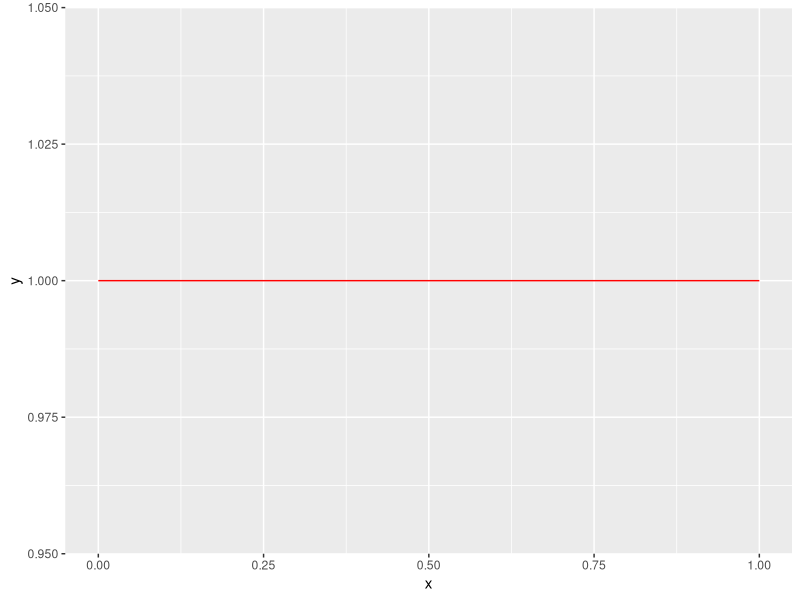
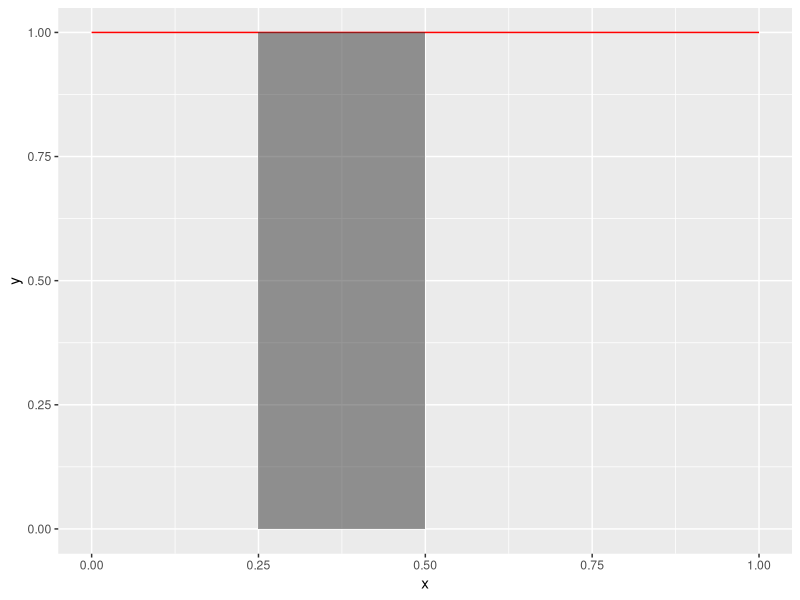
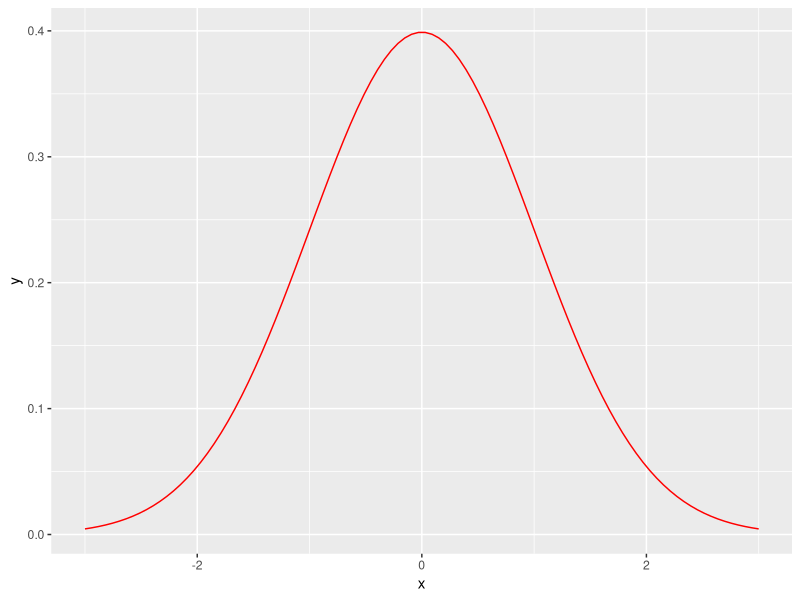
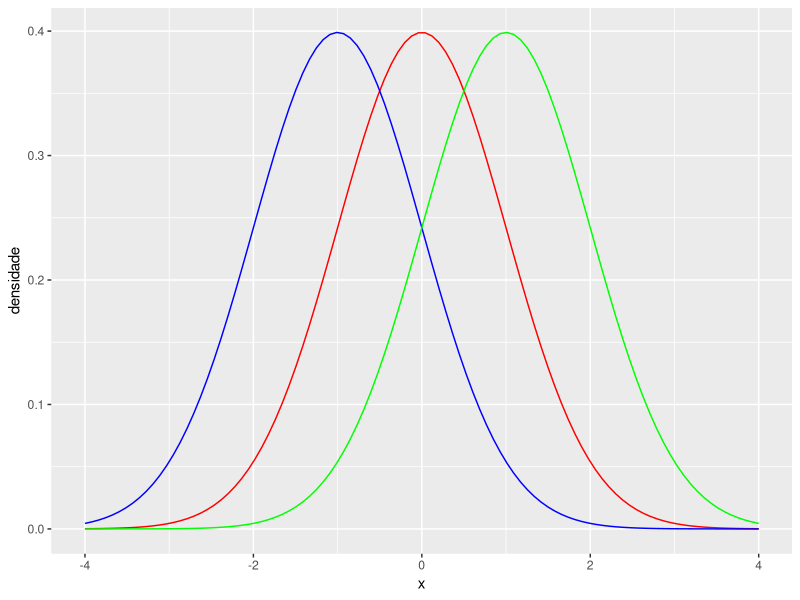
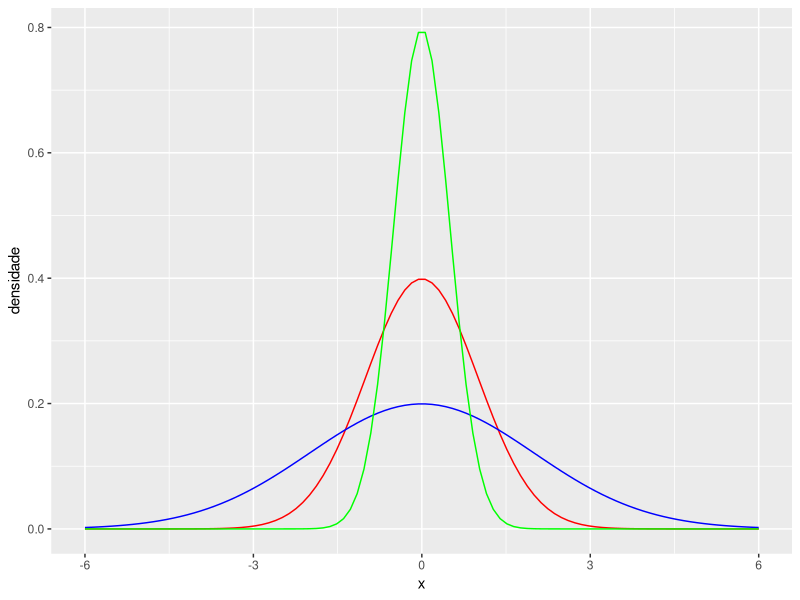
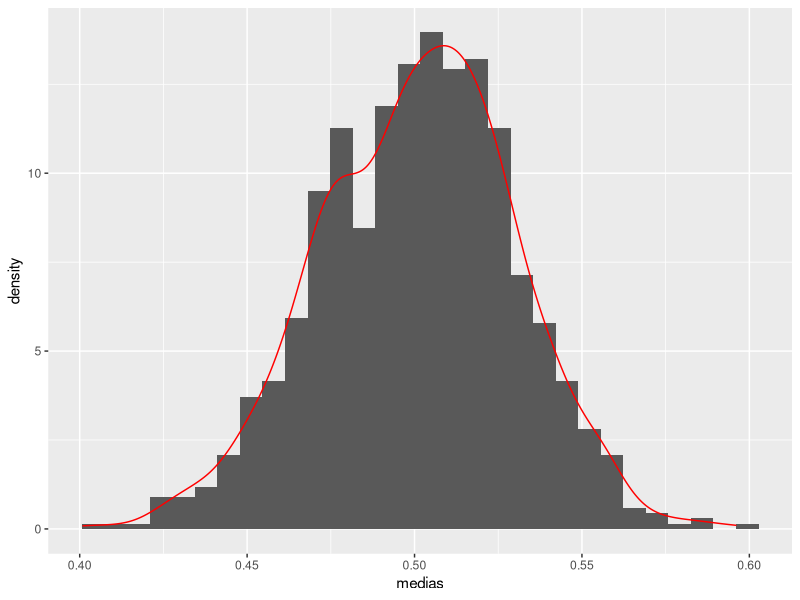
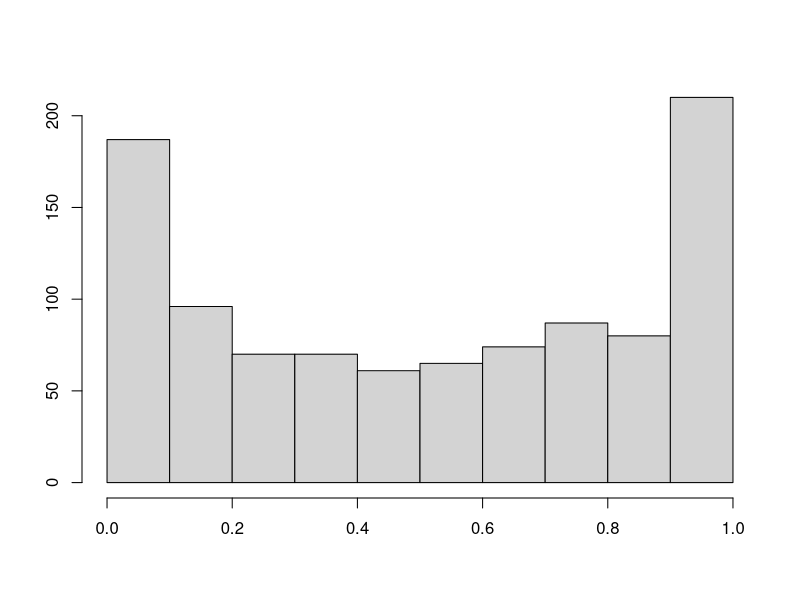

Reproduce these figures in R, in order.
## ---- chunk 1
library(tidyverse)
ggplot(data.frame(x = c(0, 1)), aes(x)) + 
stat_function(fun = dunif, colour = "red", n = 100)
## ---- chunk 2
ggplot(data.frame(x = c(0, 1)), aes(x)) + 
stat_function(fun = dunif, colour = "red", n = 100) +
stat_function(fun = dunif, xlim = c(0.25, 0.5), geom = "area", alpha = 0.5) 
## ---- chunk 3
ggplot(data.frame(x = c(-3, 3)), aes(x)) + 
stat_function(fun = dnorm, colour="red", n = 100) 
## ---- chunk 4
ggplot(data.frame(x = c(-4,4)), aes(x)) + 
stat_function(fun = dnorm, colour = "red", n = 100) +
stat_function(fun = function(x) dnorm(x, mean = -1), 
              colour = "blue", n = 100) +
stat_function(fun = function(x) dnorm(x, mean = 1), 
              colour = "green", n = 100) +
ylab("densidade")
## ---- chunk 5
ggplot(data.frame(x = c(-6,6)), aes(x)) + 
stat_function(fun = dnorm, colour = "red", n = 100) +
stat_function(fun = function(x) dnorm(x, sd = 2), 
              colour = "blue", n = 100) +
stat_function(fun = function(x) dnorm(x, sd = 0.5), 
              colour = "green", n = 100) +
ylab("densidade")
## ---- chunk 6
pnorm(4, mean = 2, sd = 3)
## ---- chunk 7
pnorm(4, mean = 2, sd = 3) - pnorm(1, mean = 2, sd = 3)
## ---- chunk 8
medias = rep(NA, 1000)
for(ii in 1:1000) 
{
  medias[ii] = mean(runif(100, 0, 1))
}
ggplot(aes(x = medias), data = data.frame(medias)) +
geom_histogram(aes(y = ..density..)) +
geom_density(colour="red")
## ---- chunk 9
hist(rbeta(1000, 0.5, 0.5), main = "", xlab = "", ylab = "")
